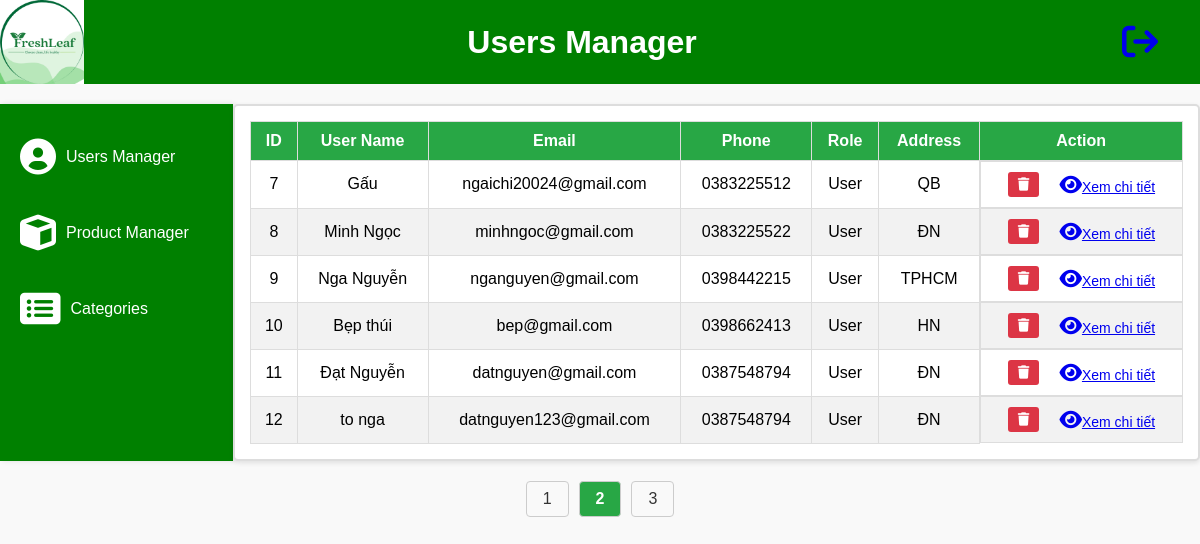
/Admin/UserManager?page=2 (signed in), run on an earlier commit of the app's database.
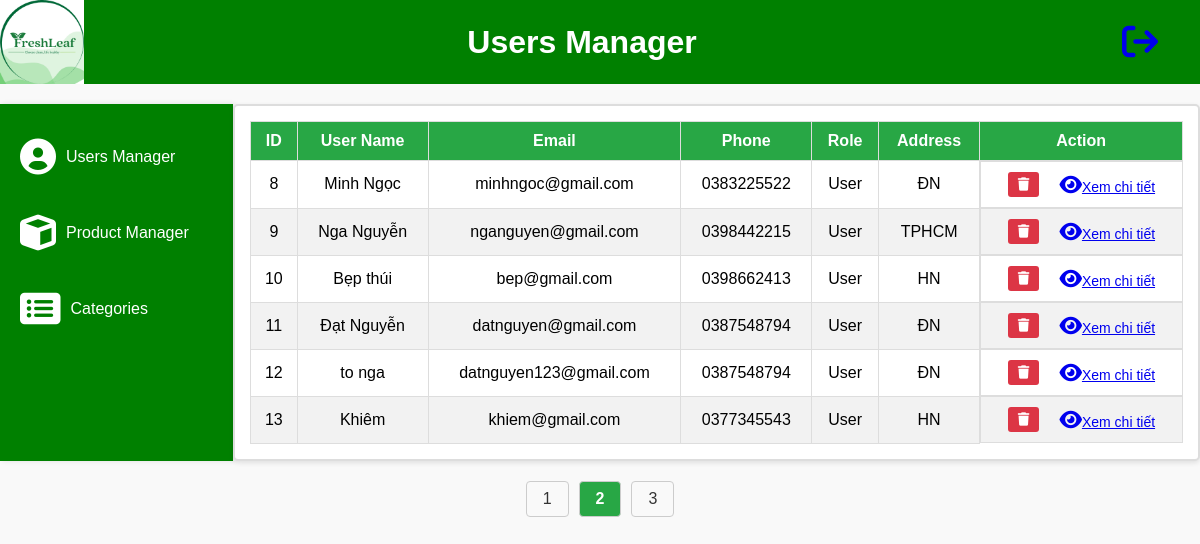
And on a later commit of the database.
### tables this page shows
CREATE TABLE `users` (
  `user_id` int(11) NOT NULL,
  `user_name` varchar(100) NOT NULL,
  `password` char(100) NOT NULL,
  `email` varchar(100) NOT NULL,
  `phone` char(10) NOT NULL,
  `role` enum('User','Admin') DEFAULT 'User',
  `avatar` varchar(200) DEFAULT NULL,
  `address` text DEFAULT NULL,
  `reset_code` int(11) DEFAULT NULL,
  `reset_expires_at` datetime NOT NULL DEFAULT current_timestamp()
);

### mvc/core/Controller.php (called while the page is built, shortened)
<?php
class Controller {
    public function view($view, $data = []) {
        require_once "./mvc/views/" . $view . ".php";
    }
}
?>

### mvc/core/App.php (called while the page is built, shortened)
<?php
class App {
    protected $method = 'index';
    public function __construct() {
        $url = $this->parseUrl();
        if (isset($url[0]) && file_exists('./mvc/controller/' . $url[0] . 'Controller.php')) {
            unset($url[0]);
        }
        $controller = new $this->controller;
        if (isset($url[1]) && method_exists($controller, $url[1])) {
            $this->method = $url[1];
            unset($url[1]);
        }
        $this->params = $url ? array_values($url) : [];
        call_user_func_array([$controller, $this->method], $this->params);
    }
    public function parseUrl() {
        if (isset($_GET['url']) && is_string($_GET['url'])) {
            return explode('/', filter_var(rtrim($_GET['url'], '/'), FILTER_SANITIZE_URL));
        }
        return [];
    }
}
?>

### index.php (called while the page is built)
<?php
require_once './mvc/core/App.php';
require_once './mvc/core/Db.php';
require_once './mvc/core/Controller.php';
$app = new App;
?>

### mvc/core/Db.php (called while the page is built, shortened)
<?php
class Db {
    private $host = "localhost";
    private $username = "root";
    private $password = "";
    private $dbname = "freshLeaf_website";
    public function __construct() {
        $this->conn = new mysqli($this->host, $this->username, $this->password, $this->dbname);
    }
}
?>

### mvc/model/UserModel.php (called while the page is built, shortened)
<?php
require_once('C:\xampp\htdocs\freshleaf_website\mvc\core\Db.php');
    class UserModel extends Db{
        public function getAllUserPagination($limit, $offset) {
            $sql = "SELECT * FROM Users LIMIT ? OFFSET ?";
            $stmt = $this->conn->prepare($sql);
            $stmt->bind_param("ii", $limit, $offset);
            $stmt->execute();
            $result = $stmt->get_result();
            return $result ? $result->fetch_all(MYSQLI_ASSOC) : [];
        }
    }
?>

### mvc/views/Admin/UsersManager.php (the view, shortened to what this page needs)
<?php
    require_once('C:\xampp\htdocs\freshleaf_website\mvc\controller\AdminController.php');
    $Users = $data['user'];
    $totalPages = $data['totalPages'];
    $currentPage= $data['currentPage'];
?>
<!DOCTYPE html>
<html lang="en">
<head>
    <link rel="stylesheet" href="https://cdnjs.cloudflare.com/ajax/libs/font-awesome/4.7.0/css/font-awesome.min.css">
    <link href="https://cdnjs.cloudflare.com/ajax/libs/font-awesome/6.0.0-beta3/css/all.min.css" rel="stylesheet">
    <link rel="stylesheet" href="/freshleaf_website/public/css/users.css?v=<?php echo time();?>">
</head>
<body>
    <div class="title">
        <img src="/freshleaf_website/public/images/logo_website.png" alt="">
        <h1>Users Manager</h1>
        <div class="logout"><a href="/freshleaf_website/User/Logout"><i class="fa fa-sign-out" style="font-size:36px"></i></a></div>
    </div>
    <div class="content">
        <div class="navigation">
            <button class="btn">
                <a href="/freshleaf_website/Admin/UserManager"><i class="fa fa-user-circle-o" style="font-size:36px"></i>Users Manager</a>
            </button>
            <button class="btn">
            <a href="/freshleaf_website/Admin/ProductManager">
            <i class="fas fa-cube" style="font-size:36px"></i>
                Product Manager
            </a>
            </button>
            <button class="btn">
                <a href="/freshleaf_website/Admin/Categories">
                    <i class="fa fa-list-alt" style="font-size:36px;"></i>Categories
                </a>
            </button>
        </div>
        <div class="tableContent">
            <table>
                <thead>
                    <tr>
                        <th>ID</th>
                        <th>User Name</th>
                        <th>Email</th>
                        <th>Phone</th>
                        <th>Role</th>
                        <th>Address</th>
                        <th>Action</th>
                    </tr>
                </thead>
                <tbody>
                    <?php foreach ($Users as $user): ?>
                        <tr class="tableBody">
                            <td><?php echo $user['user_id']; ?></td>
                            <td><?php echo $user['user_name']; ?></td>
                            <td><?php echo $user['email']; ?></td>
                            <td>0<?php echo $user['phone']; ?></td>
                            <td><?php echo $user['role']; ?></td>
                            <td><?php echo $user['address'] ?></td>
                            <td class="action">
                                <form method="POST" action="/freshleaf_website/Admin/deleteUser" onsubmit="return confirm('Are you sure you want to delete this user?');">
                                    <button type="submit" class="delete-btn">
                                        <i class="fa fa-trash"></i>
                                    </button>
                                </form>
                                    <div class="contentDetail"><a href="/freshleaf_website/Admin/userDetail/<?php echo $user['user_id'] ?>"><i class="fa fa-eye" style="font-size:20px"></i>Xem chi tiết</a></div>
                            </td>
                        </tr>
                    <?php endforeach; ?>
                </tbody>
            </table>
        </div>
    </div>
    <div class="pagination">
            <?php for ($i = 1; $i <= $totalPages; $i++): ?>
                <a href="/freshleaf_website/Admin/UserManager?page=<?php echo $i; ?>"
                    class="<?php echo $i === $currentPage ? 'active' : ''; ?>">
                    <?php echo $i; ?>
                </a>
            <?php endfor; ?>
        </div>
</body>
</html>

### mvc/controller/AdminController.php (shortened to what this page needs)
<?php
require_once('C:\xampp\htdocs\freshleaf_website\mvc\model\UserModel.php');
require_once('C:\xampp\htdocs\freshleaf_website\mvc\core\Controller.php');
    class AdminController extends Controller{
        public function UserManager(){
            $limit = 6;
            $page = isset($_GET['page']) ? max(1, (int)$_GET['page']) : 1;
            $offset = ($page - 1) * $limit;
            $this->model = new UserModel();
            $getUser = $this->model->getAllUserPagination($limit, $offset);
            $totalUser = $this->model->getCoutnUser();
            $totalPages = ceil($totalUser / $limit);
            if (empty($getUser)) {
                echo "Không có sản phẩm nào trong Database";
            } else {
                $this->view("./Admin/UsersManager", ["user" => $getUser,"totalPages" => $totalPages,"currentPage" => $page]);
            }
        }
    }
?>

### Public/Css/users.css (style rules this page uses)
body { font-family: Arial, sans-serif; margin: 0; padding: 0; background-color: #f9f9f9; }
.title { display: flex; background-color: green; justify-content: space-between; align-items: center; color: white; text-align: center; font-weight: bold; }
.title img { width: 7%; height:10%; }
.title .logout { width: 10%; }
.content { display: flex; padding-top: 20px; }
.navigation { border: none; background-color: green; padding: 20px 0; width: 300px; height: auto; box-shadow: 2px 0 5px rgba(0, 0, 0, 0.1); }
.navigation .btn { display: block; width: 100%; align-items: center; padding: 15px 20px; margin-bottom: 10px; color: white; text-decoration: none; background-color: transparent; border: none; cursor: pointer; transition: background-color 0.3s ease; }
.navigation .btn a { text-decoration: none; color: white; font-size: 16px; display: flex; align-items: center; gap: 10px; }
.navigation .btn a i { font-size: 20px; }
.tableContent { width: 100%; border: 2px solid #ddd; background-color: #fff; padding: 15px; box-shadow: 0 2px 5px rgba(0, 0, 0, 0.1); border-radius: 5px; }
.tableContent table { width: 100%; border-collapse: collapse; margin: 0 auto; text-align: center; }
.tableContent th, .tableContent td { border: 1px solid #ddd; padding: 10px; }
.tableContent th { background-color: #28a745; color: white; font-weight: bold; }
.tableContent tr:nth-child(even) { background-color: #f2f2f2; }
.tableContent .edit-btn, .tableContent .delete-btn { padding: 5px 10px; border: none; border-radius: 3px; color: white; cursor: pointer; }
.tableContent .delete-btn { background-color: #dc3545; }
.contentDetail { font-size: 14px; }
.action { display: flex; align-items: center; justify-content: center; gap: 20px; }
.pagination { display: flex; justify-content: center; margin: 20px; }
.pagination a { display: inline-block; padding: 8px 16px; margin: 0 5px; border: 1px solid #ccc; text-decoration: none; color: #333; font-size: 16px; border-radius: 4px; transition: background-color 0.3s, color 0.3s; }
.pagination .active { background-color: #28a745; color: white; font-weight: bold; cursor: default; }

What changed in the data, as far as the page shows it:
removed users: user_id "7", user_name "Gấu", email "ngaichi20024@gmail.com", phone "383225512", role "User", address "QB"
now on this page (row edited): users: user_id "13", user_name "Khiêm", email "khiem@gmail.com", phone "377345543", role "User", address "HN"
